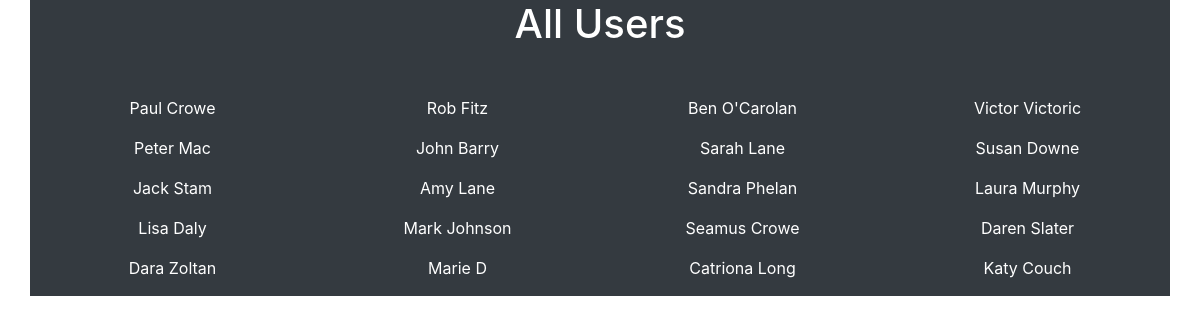
The page / on the database its author committed.
### tables this page shows
CREATE TABLE `users` (
  `id` int(11) NOT NULL,
  `firstname` varchar(100) NOT NULL,
  `surname` varchar(100) NOT NULL,
  `age` int(11) DEFAULT NULL,
  `gender` varchar(50) NOT NULL
);

### app/Database.php (called while the page is built, shortened)
<?php
abstract class Database{
    protected $dbh;
    public function __construct()
    {
        $this->dbh = new PDO("mysql:host=localhost;dbname=insta;charset=utf8mb4",'root',"123456",array(
            PDO::ATTR_ERRMODE => PDO::ERRMODE_EXCEPTION,
            PDO::ATTR_PERSISTENT => false
        ));
    }
    public function all()
    {
        $query = "SELECT * FROM {$this->table}";
        try {
            $statement = $this->dbh->prepare($query);
            $statement->execute();
            return $statement->fetchAll(PDO::FETCH_OBJ);
        } catch (\Exception $e) {
            $e->getMessage();
        }
    }
}

### index.php (the view, shortened to what this page needs)
<html>
<head>
    <link rel="stylesheet" href="https://stackpath.bootstrapcdn.com/bootstrap/4.3.1/css/bootstrap.min.css">
    <link rel="stylesheet" href="https://pro.fontawesome.com/releases/v5.10.0/css/all.css"/>
</head>
<body>
<?php require_once "autoloader.php";
$user = new Users();
$users = $user->all();
?>
<div class="container bg-dark text-white">
    <h1 class="text-center mb-5">All Users</h1>
    <div class="row">
        <?php foreach($users as $value) : ?>
        <div class="col-12 col-sm-6 col-md-3 col-lg-3 text-center">
            <?php echo "<p><a  href='single_user.php?id=$value->id' class='text-white text-decoration-none'>$value->firstname $value->surname</a></p>" ?>
        </div>
        <?php endforeach; ?>
    </div>
</div>
</body>
</html>

### rows shown on the page
users: firstname "Paul", surname "Crowe"
users: firstname "Rob", surname "Fitz"
users: firstname "Ben", surname "O'Carolan"
users: firstname "Victor", surname "Victoric"
users: firstname "Peter", surname "Mac"
users: firstname "John", surname "Barry"
users: firstname "Sarah", surname "Lane"
users: firstname "Susan", surname "Downe"
users: firstname "Jack", surname "Stam"
users: firstname "Amy", surname "Lane"
users: firstname "Sandra", surname "Phelan"
users: firstname "Laura", surname "Murphy"
users: firstname "Lisa", surname "Daly"
users: firstname "Mark", surname "Johnson"
users: firstname "Seamus", surname "Crowe"
users: firstname "Daren", surname "Slater"
users: firstname "Dara", surname "Zoltan"
users: firstname "Marie", surname "D"
users: firstname "Catriona", surname "Long"
users: firstname "Katy", surname "Couch"
